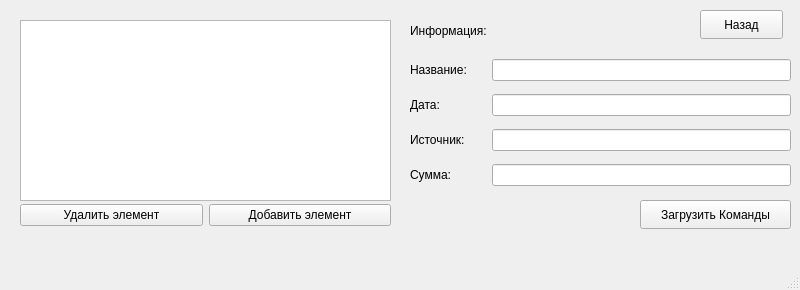
<?xml version="1.0" encoding="UTF-8"?>
<ui version="4.0">
 <class>MainWindow</class>
 <widget class="QMainWindow" name="MainWindow">
  <property name="geometry">
   <rect>
    <x>0</x>
    <y>0</y>
    <width>800</width>
    <height>290</height>
   </rect>
  </property>
  <property name="sizePolicy">
   <sizepolicy hsizetype="Fixed" vsizetype="Fixed">
    <horstretch>0</horstretch>
    <verstretch>0</verstretch>
   </sizepolicy>
  </property>
  <property name="minimumSize">
   <size>
    <width>800</width>
    <height>290</height>
   </size>
  </property>
  <property name="maximumSize">
   <size>
    <width>800</width>
    <height>290</height>
   </size>
  </property>
  <property name="contextMenuPolicy">
   <enum>Qt::DefaultContextMenu</enum>
  </property>
  <property name="windowTitle">
   <string>LAB2</string>
  </property>
  <widget class="QWidget" name="centralwidget">
   <widget class="QListView" name="mainList">
    <property name="geometry">
     <rect>
      <x>20</x>
      <y>20</y>
      <width>371</width>
      <height>181</height>
     </rect>
    </property>
   </widget>
   <widget class="QLabel" name="labelChosen">
    <property name="geometry">
     <rect>
      <x>410</x>
      <y>20</y>
      <width>111</width>
      <height>21</height>
     </rect>
    </property>
    <property name="sizePolicy">
     <sizepolicy hsizetype="Preferred" vsizetype="Minimum">
      <horstretch>0</horstretch>
      <verstretch>0</verstretch>
     </sizepolicy>
    </property>
    <property name="text">
     <string>Информация:</string>
    </property>
   </widget>
   <widget class="QWidget" name="layoutWidget">
    <property name="geometry">
     <rect>
      <x>410</x>
      <y>52</y>
      <width>381</width>
      <height>143</height>
     </rect>
    </property>
    <layout class="QVBoxLayout" name="verticalLayout">
     <item>
      <layout class="QHBoxLayout" name="horizontalLayout">
       <item>
        <widget class="QLabel" name="labelName">
         <property name="sizePolicy">
          <sizepolicy hsizetype="Preferred" vsizetype="Minimum">
           <horstretch>0</horstretch>
           <verstretch>0</verstretch>
          </sizepolicy>
         </property>
         <property name="text">
          <string>Название:</string>
         </property>
        </widget>
       </item>
       <item>
        <widget class="QLineEdit" name="lineName">
         <property name="sizePolicy">
          <sizepolicy hsizetype="Expanding" vsizetype="Fixed">
           <horstretch>0</horstretch>
           <verstretch>0</verstretch>
          </sizepolicy>
         </property>
         <property name="maximumSize">
          <size>
           <width>299</width>
           <height>16777215</height>
          </size>
         </property>
        </widget>
       </item>
      </layout>
     </item>
     <item>
      <layout class="QHBoxLayout" name="horizontalLayout_2">
       <item>
        <widget class="QLabel" name="labelDay">
         <property name="sizePolicy">
          <sizepolicy hsizetype="Preferred" vsizetype="Minimum">
           <horstretch>0</horstretch>
           <verstretch>0</verstretch>
          </sizepolicy>
         </property>
         <property name="text">
          <string>Дата:</string>
         </property>
        </widget>
       </item>
       <item>
        <widget class="QLineEdit" name="lineDay">
         <property name="sizePolicy">
          <sizepolicy hsizetype="Expanding" vsizetype="Fixed">
           <horstretch>0</horstretch>
           <verstretch>0</verstretch>
          </sizepolicy>
         </property>
         <property name="maximumSize">
          <size>
           <width>299</width>
           <height>16777215</height>
          </size>
         </property>
        </widget>
       </item>
      </layout>
     </item>
     <item>
      <layout class="QHBoxLayout" name="horizontalLayout_3">
       <item>
        <widget class="QLabel" name="labelPlace">
         <property name="sizePolicy">
          <sizepolicy hsizetype="Preferred" vsizetype="Minimum">
           <horstretch>0</horstretch>
           <verstretch>0</verstretch>
          </sizepolicy>
         </property>
         <property name="text">
          <string>Источник:</string>
         </property>
        </widget>
       </item>
       <item>
        <widget class="QLineEdit" name="linePlace">
         <property name="maximumSize">
          <size>
           <width>299</width>
           <height>16777215</height>
          </size>
         </property>
        </widget>
       </item>
      </layout>
     </item>
     <item>
      <layout class="QHBoxLayout" name="horizontalLayout_4">
       <item>
        <widget class="QLabel" name="labelSum">
         <property name="sizePolicy">
          <sizepolicy hsizetype="Preferred" vsizetype="Minimum">
           <horstretch>0</horstretch>
           <verstretch>0</verstretch>
          </sizepolicy>
         </property>
         <property name="text">
          <string>Сумма:</string>
         </property>
        </widget>
       </item>
       <item>
        <widget class="QLineEdit" name="lineSum">
         <property name="maximumSize">
          <size>
           <width>299</width>
           <height>16777215</height>
          </size>
         </property>
        </widget>
       </item>
      </layout>
     </item>
    </layout>
   </widget>
   <widget class="QWidget" name="layoutWidget">
    <property name="geometry">
     <rect>
      <x>20</x>
      <y>200</y>
      <width>371</width>
      <height>31</height>
     </rect>
    </property>
    <layout class="QHBoxLayout" name="horizontalLayout_5">
     <item>
      <widget class="QPushButton" name="buttonSub">
       <property name="text">
        <string>Удалить элемент</string>
       </property>
      </widget>
     </item>
     <item>
      <widget class="QPushButton" name="buttonAdd">
       <property name="text">
        <string>Добавить элемент</string>
       </property>
      </widget>
     </item>
    </layout>
   </widget>
   <widget class="QPushButton" name="buttonBack">
    <property name="geometry">
     <rect>
      <x>700</x>
      <y>10</y>
      <width>83</width>
      <height>29</height>
     </rect>
    </property>
    <property name="text">
     <string>Назад</string>
    </property>
   </widget>
   <widget class="QPushButton" name="commandButton">
    <property name="geometry">
     <rect>
      <x>640</x>
      <y>200</y>
      <width>151</width>
      <height>29</height>
     </rect>
    </property>
    <property name="text">
     <string>Загрузить Команды</string>
    </property>
   </widget>
  </widget>
  <widget class="QMenuBar" name="menubar">
   <property name="geometry">
    <rect>
     <x>0</x>
     <y>0</y>
     <width>800</width>
     <height>25</height>
    </rect>
   </property>
  </widget>
  <widget class="QStatusBar" name="statusbar"/>
 </widget>
 <resources/>
 <connections/>
</ui>
